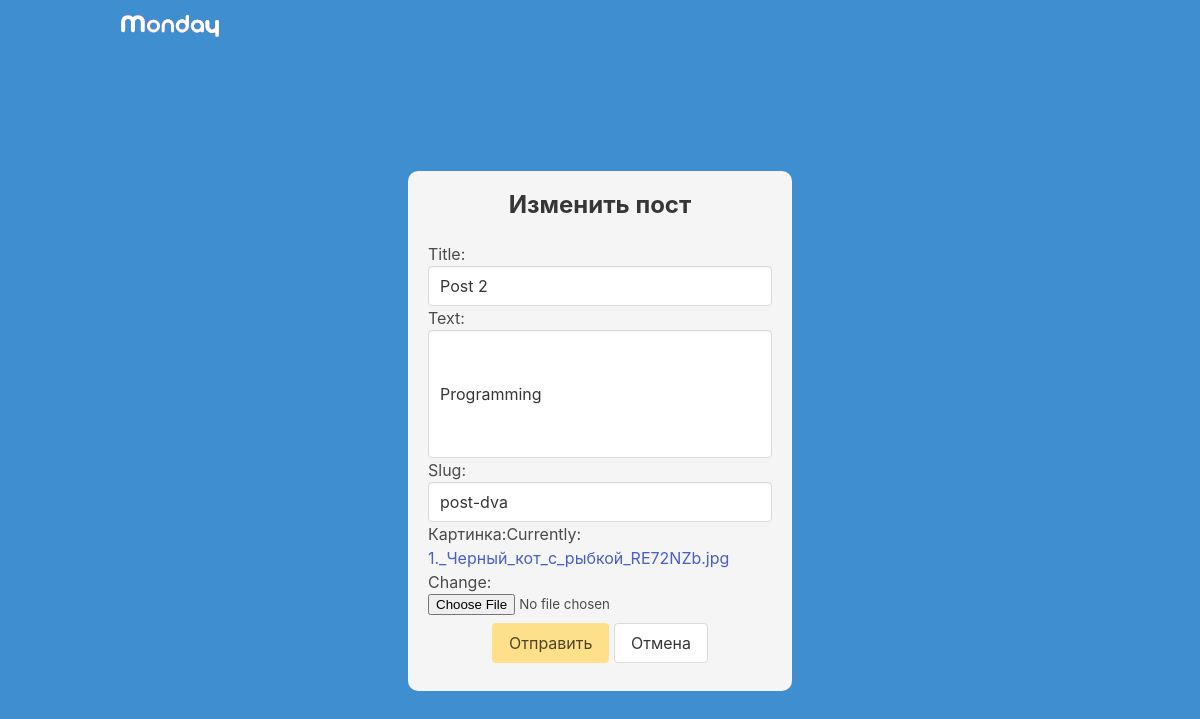
Screenshot of /articles/post-dva/edit with the database file from the repository.
### landing/models.py (models this page shows, shortened)
class Article(models.Model):
    title = models.CharField('Заголовок',max_length=255)
    text = models.TextField('Содержимое')
    slug = models.SlugField('Ссылка')
    date = models.DateTimeField(auto_now_add=True)
    thumb = models.ImageField('Картинка', default='default.jpg', blank=True)
    author = models.ForeignKey(User, default=None, on_delete=models.CASCADE)
    likes = models.ManyToManyField(User, related_name='article_likes')
    dislikes = models.ManyToManyField(User, related_name='article_dislikes')

### landing/views.py (the view)
# urls.py: path('<slug>/edit', views.edit_article, name='edit_article'),
def edit_article(request, slug):
    article = Article.objects.get(slug=slug)
    form = forms.ArticleForm(request.POST or None,
                             request.FILES or None, instance=article)
    if request.method == 'POST' and form.is_valid():
        form.save()
        return redirect('articles:article_detail', slug=request.POST.get('slug'))
    return render(request, 'edit_article.html', {'form': form, 'article': article})

### landing/forms.py
class ArticleForm(forms.ModelForm):
    title = forms.CharField(widget=forms.TextInput(attrs={'class': 'input'}))
    text = forms.CharField(widget=forms.TextInput(attrs={'class': 'textarea', 'size': '40'}))
    slug = forms.CharField(widget=forms.TextInput(attrs={'class': 'input'}))
    class Meta:
        model = models.Article
        fields = ['title', 'text', 'slug', 'thumb']

### landing/templates/edit_article.html (shortened to what this page needs)
{% extends "base_layout.html" %}
{% block content %}
<form class="site-form has-background-light" method="post" enctype="multipart/form-data">
    <div class="title has-text-centered is-size-4 has-text-weight-bold">Изменить пост</div>
    {{form}}
    <div class="has-text-centered my-2">
        <button type="submit" class="button is-warning">Отправить</button>
        <a href="{% url 'articles:article_detail' article.slug %}" class="button">Отмена</a>
    </div>
</form>
{% endblock %}

### assets/style.css (style rules this page uses)
.site-form { padding: 20px; display: block; margin: 10px auto auto; width: 40%; border-radius: 10px; }

### rows the page displays
Article: title "Post 2", text "Programming", slug "post-dva"
